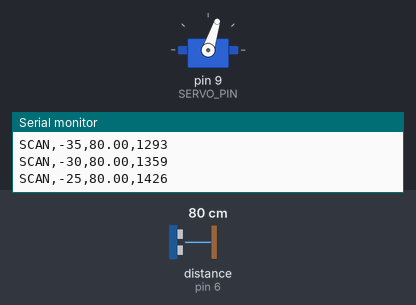
The program below on a simulated Arduino Uno, built with avr-gcc and run on an emulated ATmega328P. Parts: servo, the last lines printed to the serial monitor. The test bench sets the inputs (shaded band); at power-on: distance to the obstacle (sensor on pin 6) 80 cm. The echo pulse lasts 58.3 µs per cm.

Above: at 1.43 s.
1.5 s: distance to the obstacle (sensor on pin 6) set to 2 cm
At 1.68 s:
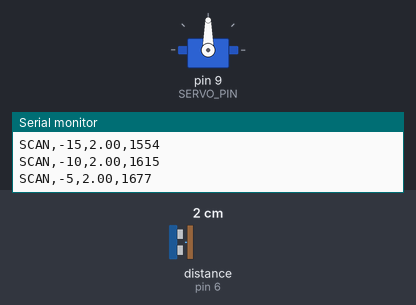
4.5 s: distance to the obstacle (sensor on pin 6) set to 120 cm
At 5.14 s:
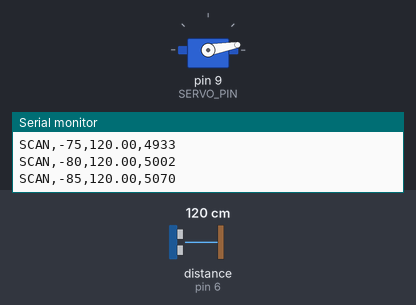
7.5 s: distance to the obstacle (sensor on pin 6) set to 4 cm
At 7.6 s:
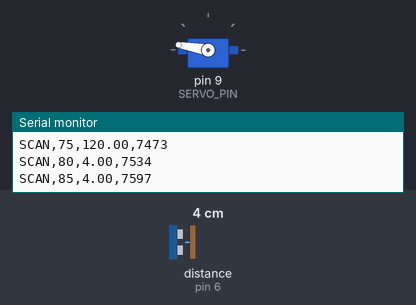
Timing chart, 0 to 16.5 s (numbered marks = the images above; inputs shaded):
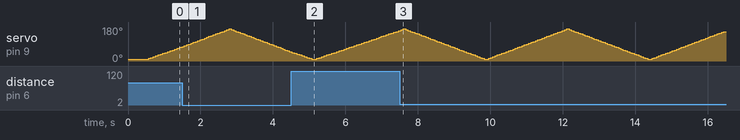

The program:

main.cpp
```cpp
#include <Arduino.h>
#include <Servo.h>
#include "unit_test.h"
#include "scan_integration.h"

Servo servo;

void setup()
{
        Serial.begin(115200);

    //runComponentTests(); tests components

    runScannerIntegration(); // sensor + gyro integration

}

void loop()
{
}
```

scan_integration.h
```cpp
#pragma once

void runScannerIntegration();
```

unit_test.h
```cpp
#pragma once

void runComponentTests();
```

scan_integration.cpp
```cpp
#include <Arduino.h>

#include "scan_integration.h"
#include "HCSR04.h"
#include "ServoScanner.h"

// ============================================================
// Hardware configuration
// ============================================================

constexpr uint8_t SERVO_PIN = 9;
constexpr uint8_t TRIG_PIN = 7;
constexpr uint8_t ECHO_PIN = 6;

constexpr int MIN_SERVO_ANGLE = 10;
constexpr int MAX_SERVO_ANGLE = 170;

constexpr int MIN_SCAN_ANGLE = -90;
constexpr int MAX_SCAN_ANGLE = 90;
constexpr int SCAN_STEP_DEG = 5;

constexpr unsigned long SERVO_SETTLE_MS = 60;
constexpr unsigned long STARTUP_DELAY_MS = 500;

// ============================================================
// Hardware instances
// ============================================================

ServoScanner scanner(
    SERVO_PIN,
    MIN_SERVO_ANGLE,
    MAX_SERVO_ANGLE
);

HCSR04 sonar(TRIG_PIN, ECHO_PIN);

// ============================================================
// Scan point output
// Format: SCAN,<angle>,<distance>,<timestamp>
// ============================================================

void measureAndTransmit(int angle)
{
    float distance = sonar.measureDistanceCm();
    unsigned long timestamp = millis();

    Serial.print("SCAN,");
    Serial.print(angle);
    Serial.print(",");

    if (distance < 0.0f)
    {
        Serial.print("ERROR");
    }
    else
    {
        Serial.print(distance, 2);
    }

    Serial.print(",");
    Serial.println(timestamp);
}

// ============================================================
// Scan one position
// ============================================================

void scanPosition(int angle)
{
    scanner.setRoverAngle(angle);

    // Allow the servo to reach its commanded position.
    delay(SERVO_SETTLE_MS);

    measureAndTransmit(angle);
}

// ============================================================
// Main integration function
// ============================================================

void runScannerIntegration()
{
    sonar.begin();
    scanner.begin();

    // Position the sensor at the leftmost scan angle.
    scanner.setRoverAngle(MIN_SCAN_ANGLE);
    delay(STARTUP_DELAY_MS);

    while (true)
    {
        // Sweep left to right.
        for (
            int angle = MIN_SCAN_ANGLE;
            angle <= MAX_SCAN_ANGLE;
            angle += SCAN_STEP_DEG
        )
        {
            scanPosition(angle);
        }

        // Sweep right to left without repeating the endpoint.
        for (
            int angle = MAX_SCAN_ANGLE - SCAN_STEP_DEG;
            angle >= MIN_SCAN_ANGLE;
            angle -= SCAN_STEP_DEG
        )
        {
            scanPosition(angle);
        }
    }
}
```

unit_test.cpp
```cpp
#include <Arduino.h>

#include "unit_test.h"
#include "ServoScanner.h"
#include "HCSR04.h"

// ============================================================
// Hardware configuration
// ============================================================

constexpr uint8_t SERVO_PIN = 9;
constexpr uint8_t TRIG_PIN = 7;
constexpr uint8_t ECHO_PIN = 6;

constexpr int MIN_SERVO_ANGLE = 10;
constexpr int MAX_SERVO_ANGLE = 170;

constexpr float MIN_EXPECTED_CHANGE_CM = 5.0f;

// ============================================================
// Hardware instances
// ============================================================

static ServoScanner scanner(
    SERVO_PIN,
    MIN_SERVO_ANGLE,
    MAX_SERVO_ANGLE
);

static HCSR04 sonar(TRIG_PIN, ECHO_PIN);

// ============================================================
// Serial input helper
// ============================================================

char waitForInput()
{
    while (true)
    {
        if (Serial.available() > 0)
        {
            char input = Serial.read();

            if (input != '\r' && input != '\n')
            {
                return input;
            }
        }
    }
}

// ============================================================
// Test 1: Servo
// ============================================================

bool testServo()
{
    Serial.println();
    Serial.println("========== SERVO TEST ==========");

    scanner.begin();
    delay(500);

    for (int angle = -90; angle <= 90; angle += 5)
    {
        scanner.setRoverAngle(angle);
        delay(100);
    }

    scanner.setRoverAngle(0);
    delay(500);

    Serial.println("Did the servo sweep and return to centre?");
    Serial.println("Enter Y or N:");

    while (true)
    {
        char answer = waitForInput();

        if (answer == 'Y' || answer == 'y')
        {
            Serial.println("SERVO: PASS");
            return true;
        }

        if (answer == 'N' || answer == 'n')
        {
            Serial.println("SERVO: FAIL");
            return false;
        }

        Serial.println("Please enter Y or N:");
    }
}

// ============================================================
// Test 2: HC-SR04 state change
// ============================================================

bool testHCSR04()
{
    Serial.println();
    Serial.println("========== HC-SR04 TEST ==========");

    sonar.begin();

    Serial.println("STEP 1: Place an object about 20 cm away.");
    Serial.println("Enter C when ready:");

    while (waitForInput() != 'C' && Serial.available() == 0)
    {
        // Wait for user confirmation.
    }

    float firstDistance = sonar.measureDistanceCm();

    Serial.print("First reading: ");
    Serial.print(firstDistance);
    Serial.println(" cm");

    Serial.println();
    Serial.println("STEP 2: Move the object about 10-20 cm.");
    Serial.println("Enter C when ready:");

    while (waitForInput() != 'C')
    {
        // Wait for user confirmation.
    }

    float secondDistance = sonar.measureDistanceCm();

    Serial.print("Second reading: ");
    Serial.print(secondDistance);
    Serial.println(" cm");

    bool validReadings =
        firstDistance >= 2.0f &&
        firstDistance <= 400.0f &&
        secondDistance >= 2.0f &&
        secondDistance <= 400.0f;

    bool stateChanged =
        validReadings &&
        abs(firstDistance - secondDistance) >= MIN_EXPECTED_CHANGE_CM;

    if (stateChanged)
    {
        Serial.println("HC-SR04: PASS - distance changed.");
        return true;
    }

    Serial.println("HC-SR04: FAIL");

    if (!validReadings)
    {
        Serial.println("Reason: One or both readings were invalid.");
    }
    else
    {
        Serial.println("Reason: Distance did not change enough.");
    }

    return false;
}

// ============================================================
// Main test sequence
// ============================================================

void runComponentTests()
{
    Serial.println();
    Serial.println("=== AUTONOMOUS ROVER COMPONENT TESTS ===");

    bool servoPassed = testServo();
    bool sensorPassed = testHCSR04();

    Serial.println();
    Serial.println("========== SUMMARY ==========");
    Serial.println(servoPassed ? "Servo: PASS" : "Servo: FAIL");
    Serial.println(sensorPassed ? "HC-SR04: PASS" : "HC-SR04: FAIL");
}
```
